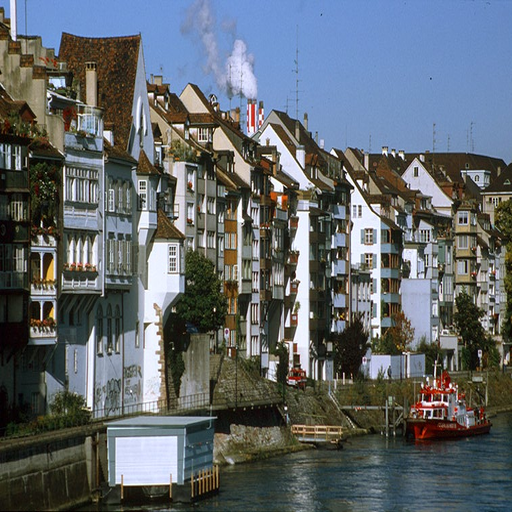
#> input picture img/basel2.bmp, 512 x 512 px
$ python main.py ../../img/basel2.bmp ../../img/basel2.bmp ../../img/basel2.bmp   (Python 2 division)   (older library calls are emulated)
#> lines starting #> are read from the running program, lines starting #| are printed output that depends on the picture; long printed decimals are rounded
### src/jp2/coding.py
import sys
import os
import struct


class Node:
    def __init__(self, right=None, left=None, parent=None, weight=0, charcode=None):
        self.right = right
        self.left = left
        self.parent = parent
        self.weight = weight
        self.charcode = charcode

    def __str__(self):
        return "Node\t{0}:{1}".format(self.charcode, self.weight)

class huffman:
    listofNode = []
    codeDict = {}
    encodeDict = {}
    head = None
    bflow = ""
    def __init__(self, raw_data=[]):
        self.data = raw_data
        for item in self.data:
            self.codeDict.setdefault(item, 0)
            self.codeDict[item] += 1

    def buildtree(self):
        for e in self.codeDict.keys():
            self.listofNode.append(Node(weight=self.codeDict[e], charcode=e))
        self.listofNode = self.sort(self.listofNode)

        listofNode = self.listofNode[:]
        while len(listofNode)!=1:
            a,b = listofNode[0], listofNode[1]
            new=Node()
            new.weight, new.left, new.right = a.weight + b.weight, a, b
            a.parent, b.parent = new, new
            listofNode.remove(a), listofNode.remove(b)
            listofNode.append(new)
            listofNode = self.sort(listofNode)

        self.head = listofNode[0]

        for e in self.listofNode:
            ep=e
            self.encodeDict.setdefault(e.charcode,"")
            while ep!=self.head:
                if ep.parent.left==ep:
                    self.encodeDict[e.charcode]="1"+self.encodeDict[e.charcode]
                else:
                    self.encodeDict[e.charcode]="0"+self.encodeDict[e.charcode]
                ep=ep.parent

    def sort(self, listofNode):
        return sorted(listofNode,key=lambda node:node.weight)

    def encode(self):
        self.blen = 0
        for i in self.data:
            # self.bflow += self.encodeDict[i]
            self.blen += len(self.encodeDict[i])

    def estimateSize(self):
        fileSize = 0
        # print(len(self.encodeDict))
        fileSize += 8*16
        largestBits = 0
        for i in self.encodeDict.keys():
            largestBits = len(self.encodeDict[i]) if len(self.encodeDict[i]) > largestBits else largestBits

        fileSize += len(self.encodeDict)*(largestBits+16)
        fileSize += self.blen
        print("Esitmated Size is {0} Kbs".format(float(fileSize)/8/1024))

    # [16 lines left out: functions write2File, readFile, not called in this run]


# [3 lines that do not run on import are left out]
    # [13 lines of commented-out code are left out]

### src/jp2/main.py
import sys
import cv2
import pywt
import numpy as np
from cdf import fwt97_2d, iwt97_2d
from coding import huffman
from matplotlib import pyplot as plt


def print_file(img, h, w, name):
    f = open(name, "w")
    for i in range(0, h):
        for j in range(0, w):
            f.write(str(img[i][j])+"\n")
        f.write("")
    f.close()


def copy2(img, h, w):
    matrix = np.zeros((h, w), dtype=np.double)
    for i in range(0, h):
        for j in range(0, w):
            matrix[i][j] = img[i][j]
    return matrix

def copy3(img, h, w):
    matrix = np.zeros((h, w), dtype=np.int)
    for i in range(0, h):
        for j in range(0, w):
            matrix[i][j] = img[i][j]
    return matrix

def copyint(img, h, w):
    matrix = np.zeros((h, w), dtype=np.int)
    for i in range(0, h):
        for j in range(0, w):
            matrix[i][j] = int(img[i][j]+0.5)
    return matrix


def color_seperation(img):
    tmp = cv2.cvtColor(img, cv2.COLOR_BGR2YUV)
    return cv2.split(tmp)

def dwt(data):
    return pywt.dwt2(data, 'haar')


def dwt_control(image, h, w, level):
    print level

    lh, lw = h/(2**(level-1)), w/(2**(level-1))
    tmpdata = copy2(image, lh, lw)
    print lh, lw


    ill, (ilh, ihl, ihh) = dwt(tmpdata)
    # print(ll, lh, hl, hh)
    for i in range(0, lh/2):
        for j in range(0, lw/2):
            tmpdata[i][j] = ill[i][j]
    for i in range(0, lh/2):
        for j in range(lw/2, lw):
            tmpdata[i][j] = ilh[i][j-lw/2]
    for i in range(lh/2, lh):
        for j in range(0, lw/2):
            tmpdata[i][j] = ihl[i-lh/2][j]
    for i in range(lh/2, lh):
        for j in range(lw/2, lw):
            tmpdata[i][j] = ihh[i-lh/2][j-lw/2]

    for i in range(0, lh):
        for j in range(0, lw):
            image[i][j] = tmpdata[i][j]
    return image

def iwt(ll, lh, hl, hh):
    return pywt.idwt2((ll, (lh, hl, hh)), 'haar')

def iwt_control(image, h, w, level):
    print level
    lh, lw = h/(2**(level-1)), w/(2**(level-1))
    print lh, lw
    ill = np.zeros((lh/2, lw/2), dtype=np.double)
    ilh = np.zeros((lh/2, lw/2), dtype=np.double)
    ihl = np.zeros((lh/2, lw/2), dtype=np.double)
    ihh = np.zeros((lh/2, lw/2), dtype=np.double)

    for i in range(0, lh/2):
        for j in range(0, lw/2):
            ill[i][j] = image[i][j]
    for i in range(0, lh/2):
        for j in range(lw/2, lw):
            ilh[i][j-lw/2] = image[i][j]
    for i in range(lh/2, lh):
        for j in range(0, lw/2):
            ihl[i-lh/2][j] = image[i][j]
    for i in range(lh/2, lh):
        for j in range(lw/2, lw):
            ihh[i-lh/2][j-lw/2] = image[i][j]

    tmpdata = iwt(ill, ilh, ihl, ihh)
    for i in range(0, lh):
        for j in range(0, lw):
            image[i][j] = tmpdata[i][j]
    return image


def round_control(image, h, w, roun=3, op=0):
    tmpdata = image
    if op == 0:
        for i in range(0, roun):
            tmpdata = dwt_control(tmpdata, h, w, i+1)
    if op == 1:
        for i in range(0, roun):
            tmpdata = iwt_control(tmpdata, h, w, roun-i)
    return tmpdata


if __name__ == "__main__":
    operation   = sys.argv[1]
    tarimg      = sys.argv[2]
    retimg      = sys.argv[3]

    image = cv2.imread("../../img/basel2.bmp")
#> image is the input picture: shape (512, 512, 3); mean B, G, R 107.3, 102.9, 96.6
    height, width = image.shape[0], image.shape[1]
#> height = 512; width = 512

    ty, tu, tv = color_seperation(image)
#> in color_seperation, `tmp = cv2.cvtColor(img, cv2.COLOR_BGR2YUV)`: tmp: shape (512, 512, 3); mean of channels 0, 1, 2 101.5, 130.9, 123.7
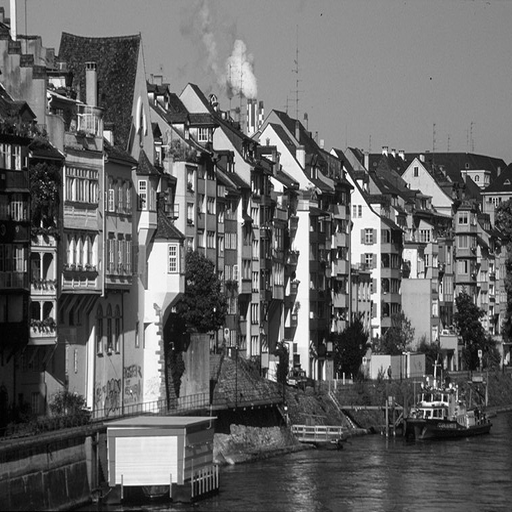
#> ty: shape (512, 512); min 0, max 255, mean 101.5
    y = copy2(ty, height, width)
    u = copy2(tu, height, width)
    v = copy2(tv, height, width)

    y = round_control(y, height, width, 3)
    u = round_control(u, height, width, 3)
#> the loop in round_control (call 2), `for i in range(0, roun):` made 3 passes
#> pass 1, in dwt_control (call 4), `ill, (ilh, ihl, ihh) = dwt(tmpdata)`:
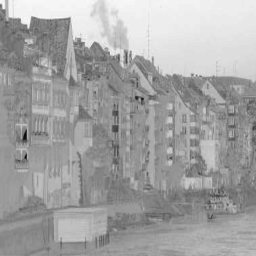
#> ill: shape (256, 256) float64; min 137.5, max 331.5, mean 261.8; drawn with min black and max white
#> pass 1, in dwt_control (call 4), `ill, (ilh, ihl, ihh) = dwt(tmpdata)`:
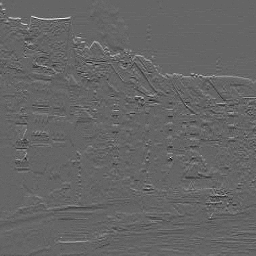
#> ilh: shape (256, 256) float64; min -18.5, max 28, mean 0.1; drawn with min black and max white
    v = round_control(v, height, width, 3)
#> the loop in round_control (call 3), `for i in range(0, roun):` made 3 passes
#> pass 1, in dwt_control (call 7), `ill, (ilh, ihl, ihh) = dwt(tmpdata)`:
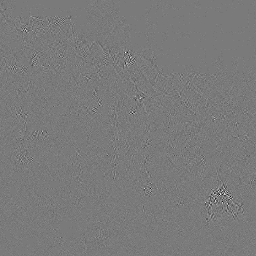
#> ihh: shape (256, 256) float64; min -12, max 13, mean -0.00149; drawn with min black and max white

    #y = fwt97_2d(y, 3)
    #u = fwt97_2d(u, 3)
    #v = fwt97_2d(v, 3)

    plt.subplot(221),plt.imshow(y,'gray'),plt.title('y')
    plt.subplot(222),plt.imshow(u,'gray'),plt.title('u')
    plt.subplot(223),plt.imshow(v,'gray'),plt.title('v')

    plt.show()
    #print_file(y, height, width, "y.dat")
    #print_file(u, height, width, "u.dat")
    #print_file(v, height, width, "v.dat")

    y = copyint(y, height, width)
    u = copyint(u, height, width)
    v = copyint(v, height, width)

    print("saving")
    # print y,u,v

    # Test somthing
    alist = []
    for i in range(0, height):
        for j in range(0, width):
            alist.append(y[i][j])
            alist.append(u[i][j])
            alist.append(v[i][j])
#> after the loop, alist = 786432 items
    #print alist
    tree = huffman(alist)
#> the loop in __init__, `for item in self.data:` made 786432 passes
#> item on passes 1 to 3: 1122, 1281, 804
    print "build tree"
    tree.buildtree()
#> the loop in buildtree, `for e in self.codeDict.keys():` made 1933 passes
#> e on passes 1 to 3: 1122, 1281, 804
#> in buildtree, `self.listofNode = self.sort(self.listofNode)`: self.listofNode = 1933 items
#> after the loop in buildtree, `while len(listofNode)!=1:`: listofNode = 1 item
    print "encode"
    tree.encode()
#> the loop in encode, `for i in self.data:` made 786432 passes
#> (i, self.blen) on passes 1 to 3: (1122, 16), (1281, 32), (804, 49)
#> after the loop in encode, `for i in self.data:`: self.blen = 3162007
    print "estimate"
    tree.estimateSize()
#> the loop in estimateSize, `for i in self.encodeDict.keys():` made 1933 passes
#> i on passes 1 to 3: 1578, 1301, 1304
#> in estimateSize, `fileSize += len(self.encodeDict)*(largestBits+16)`: fileSize = 69716
#> in estimateSize, `fileSize += self.blen`: fileSize = 3231723
#| Esitmated Size is 394.497 Kbs

    # [19 lines of commented-out code are left out]

    y = round_control(y, height, width, 3, 1)
#> the loop in round_control (call 4), `for i in range(0, roun):` made 3 passes
#> pass 1, in round_control (call 4), `tmpdata = iwt_control(tmpdata, h, w, roun-i)`:
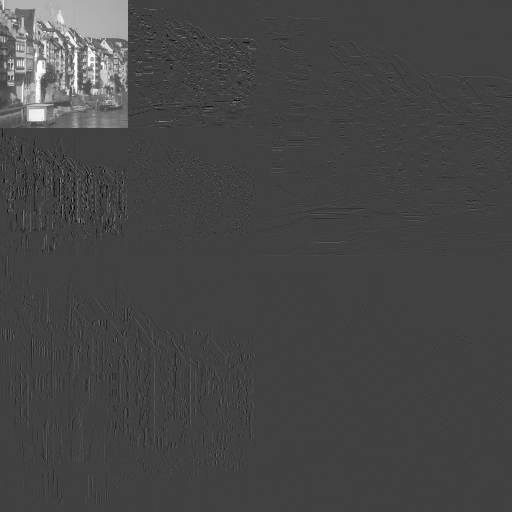
#> tmpdata: shape (512, 512) int64; min -340, max 988, mean 25.8; drawn with min black and max white
    u = round_control(u, height, width, 3, 1)
    v = round_control(v, height, width, 3, 1)
#> the loop in round_control (call 6), `for i in range(0, roun):` made 3 passes
#> pass 1, in round_control (call 6), `tmpdata = iwt_control(tmpdata, h, w, roun-i)`:
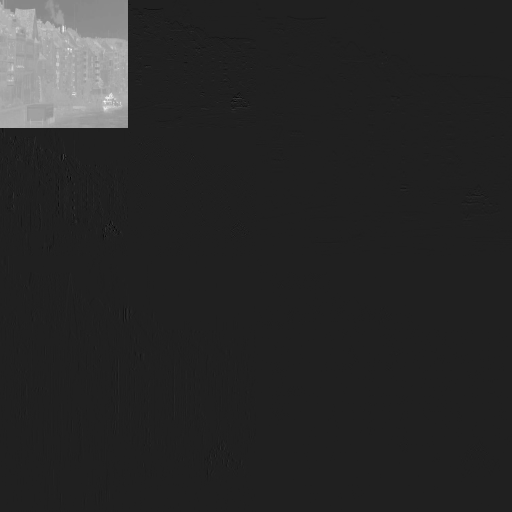
#> tmpdata: shape (512, 512) int64; min -120, max 833, mean 31.2; drawn with min black and max white

    # [12 lines of commented-out code are left out]
    y = copy3(y, height, width)
    u = copy3(u, height, width)
    v = copy3(v, height, width)

    ha = cv2.merge((y,u,v))
#> ha: shape (512, 512, 3) int32; mean of channels 0, 1, 2 101.1, 130.5, 123.3
    for i in range(0, height):
        for j in range(0, width):
            for k in range(0, 3):
                image[i][j][k] = ha[i][j][k]
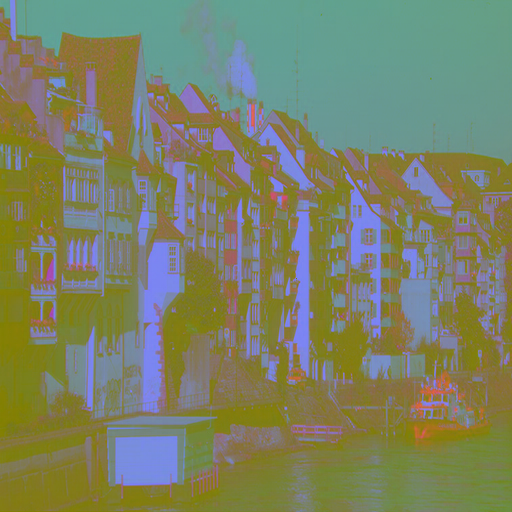
#> image: shape (512, 512, 3); mean B, G, R 101.1, 130.5, 123.3
    img = cv2.cvtColor(image, cv2.COLOR_YUV2RGB)
    plt.imshow(img)

    plt.show()

    img = cv2.cvtColor(img, cv2.COLOR_RGB2BGR)
    cv2.imwrite(retimg, img)

$ run again, with img/img1.bmp copied over img/basel2.bmp
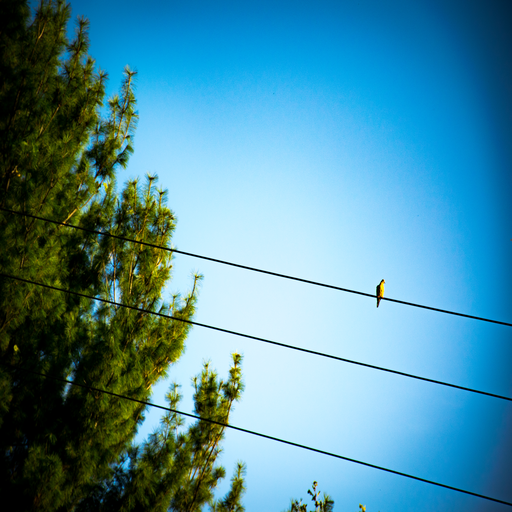
#> input picture img/img1.bmp, 512 x 512 px
#> image is the input picture: shape (512, 512, 3); mean B, G, R 159.2, 140.8, 78.6
#> tmp: shape (512, 512, 3); mean of channels 0, 1, 2 124.3, 145.2, 88
#> the loop in round_control (call 3), `for i in range(0, roun):` made 3 passes
#> pass 1, in dwt_control (call 7), `ill, (ilh, ihl, ihh) = dwt(tmpdata)`:
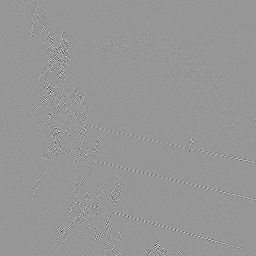
#> ihh: shape (256, 256) float64; min -40.5, max 28, mean 0; drawn with min black and max white
#> after the loop `for i in range(0, height):`: alist = 786432 items
#> the loop in __init__, `for item in self.data:` made 786432 passes
#> item on passes 1 to 3: 13, 1019, 1019
#> the loop in buildtree, `for e in self.codeDict.keys():` made 2173 passes
#> e on passes 1 to 3: 13, 1019, 20
#> self.listofNode = 2173 items
#> after the loop in buildtree, `while len(listofNode)!=1:`: listofNode = 1 item
#> the loop in encode, `for i in self.data:` made 786432 passes
#> (i, self.blen) on passes 1 to 3: (13, 8), (1019, 22), (1019, 36)
#> after the loop in encode, `for i in self.data:`: self.blen = 2731251
#> the loop in estimateSize, `for i in self.encodeDict.keys():` made 2173 passes
#> i on passes 1 to 3: 305, 1318, 431
#> in estimateSize, `fileSize += len(self.encodeDict)*(largestBits+16)`: fileSize = 78356
#> in estimateSize, `fileSize += self.blen`: fileSize = 2809607
#| Esitmated Size is 342.970 Kbs
#> ha: shape (512, 512, 3) int32; mean of channels 0, 1, 2 123.9, 144.7, 87.5
#> after the loop `for i in range(0, height):`:
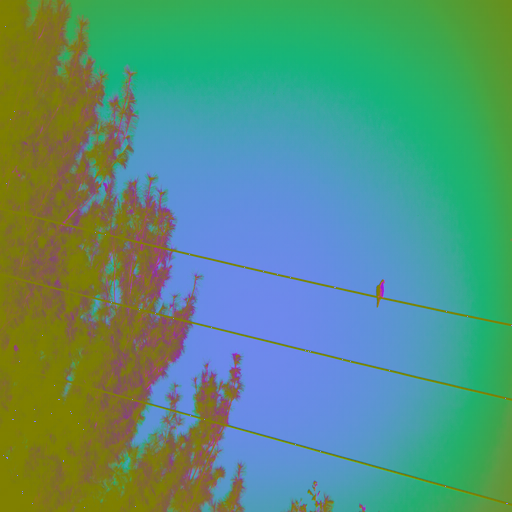
#> image: shape (512, 512, 3); mean B, G, R 123.9, 144.7, 87.5
